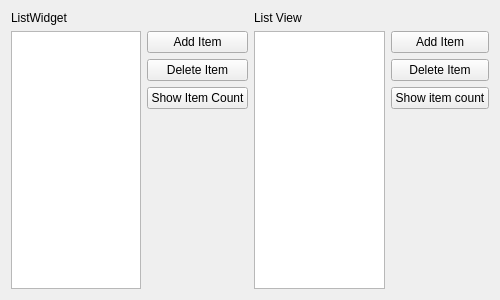
<?xml version="1.0" encoding="UTF-8"?>
<ui version="4.0">
 <class>ListStringWidget</class>
 <widget class="QWidget" name="ListStringWidget">
  <property name="geometry">
   <rect>
    <x>0</x>
    <y>0</y>
    <width>500</width>
    <height>300</height>
   </rect>
  </property>
  <property name="windowTitle">
   <string>Form</string>
  </property>
  <layout class="QGridLayout" name="gridLayout">
   <item row="1" column="0">
    <layout class="QGridLayout" name="listWidgetLayout">
     <item row="2" column="0">
      <widget class="QListWidget" name="listWidget">
       <property name="editTriggers">
        <set>QAbstractItemView::DoubleClicked|QAbstractItemView::EditKeyPressed</set>
       </property>
       <property name="dragDropOverwriteMode">
        <bool>true</bool>
       </property>
       <property name="selectionMode">
        <enum>QAbstractItemView::ExtendedSelection</enum>
       </property>
      </widget>
     </item>
     <item row="2" column="1">
      <layout class="QVBoxLayout" name="buttonListWidgetVLayout">
       <property name="sizeConstraint">
        <enum>QLayout::SetNoConstraint</enum>
       </property>
       <item>
        <widget class="QPushButton" name="addItemToListWidgetButton">
         <property name="text">
          <string>Add Item</string>
         </property>
        </widget>
       </item>
       <item>
        <widget class="QPushButton" name="deleteItemListWidgetButton">
         <property name="text">
          <string>Delete Item</string>
         </property>
        </widget>
       </item>
       <item>
        <widget class="QPushButton" name="showItemCountListWidgetButton">
         <property name="text">
          <string>Show Item Count</string>
         </property>
        </widget>
       </item>
       <item>
        <spacer name="verticalSpacer">
         <property name="orientation">
          <enum>Qt::Vertical</enum>
         </property>
         <property name="sizeHint" stdset="0">
          <size>
           <width>20</width>
           <height>40</height>
          </size>
         </property>
        </spacer>
       </item>
      </layout>
     </item>
     <item row="1" column="0">
      <widget class="QLabel" name="listWidetLabel">
       <property name="text">
        <string>ListWidget</string>
       </property>
      </widget>
     </item>
    </layout>
   </item>
   <item row="1" column="1">
    <layout class="QGridLayout" name="listViewLayout">
     <item row="1" column="0">
      <widget class="QListView" name="listView">
       <property name="selectionMode">
        <enum>QAbstractItemView::SingleSelection</enum>
       </property>
      </widget>
     </item>
     <item row="1" column="1">
      <layout class="QVBoxLayout" name="buttonListViewVLayout">
       <item>
        <widget class="QPushButton" name="addItemListViewButton">
         <property name="text">
          <string>Add Item</string>
         </property>
        </widget>
       </item>
       <item>
        <widget class="QPushButton" name="deleteItemListViewButton">
         <property name="text">
          <string>Delete Item</string>
         </property>
        </widget>
       </item>
       <item>
        <widget class="QPushButton" name="showItemCountListViewButton">
         <property name="text">
          <string>Show item count</string>
         </property>
        </widget>
       </item>
       <item>
        <spacer name="verticalSpacer_2">
         <property name="orientation">
          <enum>Qt::Vertical</enum>
         </property>
         <property name="sizeHint" stdset="0">
          <size>
           <width>20</width>
           <height>40</height>
          </size>
         </property>
        </spacer>
       </item>
      </layout>
     </item>
     <item row="0" column="0">
      <widget class="QLabel" name="listViewLabel">
       <property name="text">
        <string>List View</string>
       </property>
      </widget>
     </item>
    </layout>
   </item>
  </layout>
 </widget>
 <resources/>
 <connections/>
</ui>
